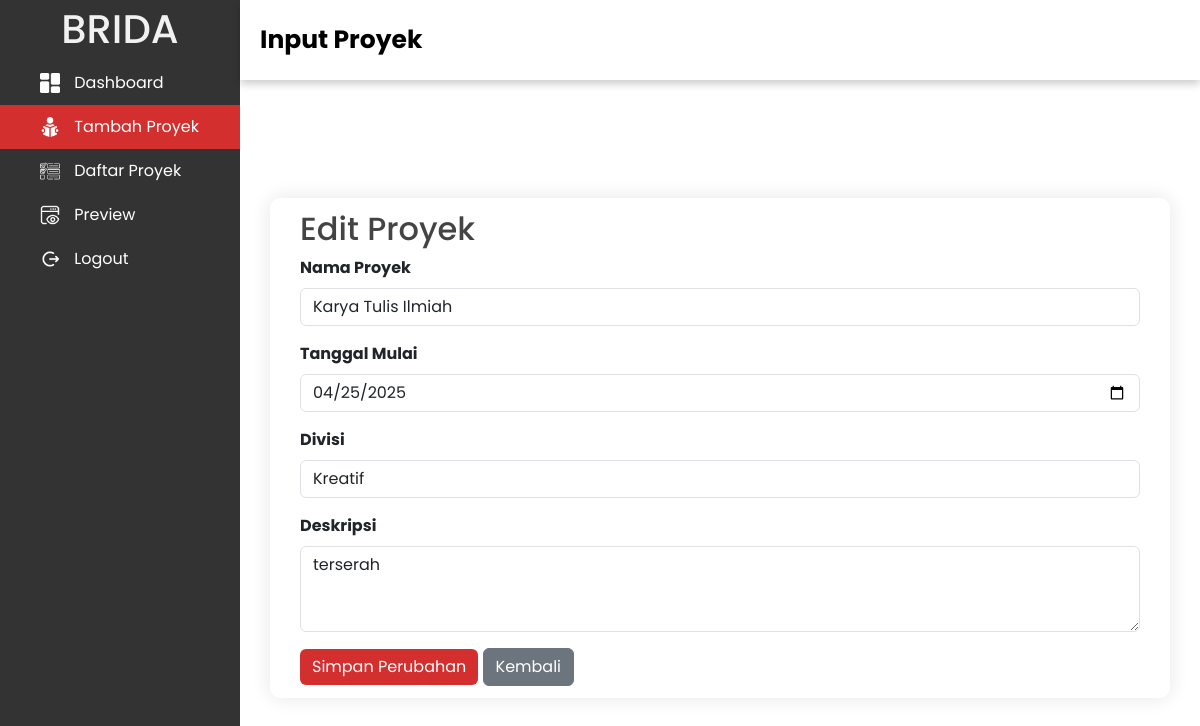
Page /admin/edit_proyek.php?id=9 on the committed database.
### tables this page shows
CREATE TABLE `proyek` (
  `id` int(11) NOT NULL,
  `nama` varchar(100) NOT NULL,
  `tanggal_mulai` varchar(50) NOT NULL,
  `divisi` varchar(100) NOT NULL,
  `deskripsi` varchar(255) DEFAULT NULL
);

### admin/edit_proyek.php (the view, shortened to what this page needs)
<?php
include '../koneksi.php';
$id = isset($_GET['id']) ? $_GET['id'] : '';
$query = "SELECT * FROM proyek WHERE id = '$id'";
$result = $conn->query($query);
$proyek = $result->fetch_assoc();
?>
<!DOCTYPE html>
<html lang="id">
<head>
    <link href="https://cdn.jsdelivr.net/npm/bootstrap@5.3.0-alpha1/dist/css/bootstrap.min.css" rel="stylesheet">
    <link href="https://cdn.jsdelivr.net/npm/remixicon@4.3.0/fonts/remixicon.css"
    rel="stylesheet" />
</head>
<body>
<div class="side-menu">
        <div class="brand-name">
            <h1>BRIDA</h1>
        </div>
        <ul>
            <li> <a href="dashboard_admin.php" ><img src="../image/dashboard (2).png">&nbsp;<span>Dashboard</span></a></li>
            <li> <a href="proyek.php" class="active"> <img src="../image/reading-book (1).png" alt="">&nbsp;<span>Tambah Proyek</span></a></li>
            <li> <a href="daftar_proyek.php"> <img src="../image/planning.png" alt="">&nbsp;<span>Daftar Proyek</span></a></li>
            <li> <a href="preview.php"> <img src="../image/website(1).png" alt="">&nbsp;<span>Preview</span></a></li>
            <li> <a href="../logout.php"><img src="../image/out.png" alt="">&nbsp;<span>Logout</span></a></li>
        </ul>
    </div>
<div class="header">
    <div class="content">
        <a class="navbar-brand bordered-title" href="#">Input Proyek</a>
    </div>
</div>
<div class="container mt-5">
    <h2>Edit Proyek</h2>
    <form method="POST" action="">
        <div class="mb-3">
            <label for="nama" class="form-label">Nama Proyek</label>
            <input type="text" class="form-control" id="nama" name="nama" value="<?php echo htmlspecialchars($proyek['nama']); ?>" required>
        </div>
        <div class="mb-3">
            <label for="tanggal_mulai" class="form-label">Tanggal Mulai</label>
            <input type="date" class="form-control" id="tanggal_mulai" name="tanggal_mulai" value="<?php echo htmlspecialchars($proyek['tanggal_mulai']); ?>" required>
        </div>
        <div class="mb-3">
            <label for="divisi" class="form-label">Divisi</label>
            <input type="text" class="form-control" id="divisi" name="divisi" value="<?php echo htmlspecialchars($proyek['divisi']); ?>" required>
        </div>
        <div class="mb-3">
            <label for="deskripsi" class="form-label">Deskripsi</label>
            <textarea class="form-control" id="deskripsi" name="deskripsi" rows="3" required><?php echo htmlspecialchars($proyek['deskripsi']); ?></textarea>
        </div>
        <button type="submit" class="btn btn-primary">Simpan Perubahan</button>
        <a href="proyek.php" class="btn btn-secondary">Kembali</a>
    </form>
</div>
</body>
</html>

### admin/edit_proyek.php (style rules this page uses)
* { margin: 0; padding: 0; box-sizing: border-box; font-family: 'Poppins', sans-serif; }
body { min-height: 100vh; display: flex; }
a { text-decoration: none; }
li { list-style: none; }
h1 { color: #f1f1f1; }
h2 { color: #444; }
.side-menu { position: fixed; background: #333; width: 20vw; min-height: 100vh; display: flex; flex-direction: column; padding-top: 5px; }
.side-menu .brand-name { text-align: center; color: white; font-size: 45px; font-weight: bold; }
.side-menu ul { padding: 0; }
.side-menu li a { font-size: 16px; padding: 10px 40px; color: white; display: flex; align-items: center; }
.side-menu li a img { width: 20px; margin-right: 10px; }
.side-menu li a.active { background: #d32f2f; }
.header { position: fixed; top: 0; right: 0; width: 80vw; height: 10vh; background: white; display: flex; align-items: center; justify-content: space-between; padding: 0 20px; box-shadow: 0 4px 8px rgba(0, 0, 0, 0.2); z-index: 1000; }
.container { position: absolute; top: 50%; left: 60%; transform: translate(-50%, -50%); width: 900px; height: 500px; display: flex; flex-direction: column; justify-content: center; padding: 30px; background: white; border-radius: 10px; box-shadow: 0 0 20px rgba(0, 0, 0, 0.1); }
.bordered-title { font-size: 25px; color: #000; text-decoration: none; font-weight: bold; }
.btn-primary { background-color: #d32f2f; border: none; }
.form-label { font-weight: bold; }

### rows in the picture
proyek: nama "Karya Tulis Ilmiah", tanggal_mulai "04/25/2025", divisi "Kreatif", deskripsi "terserah"
